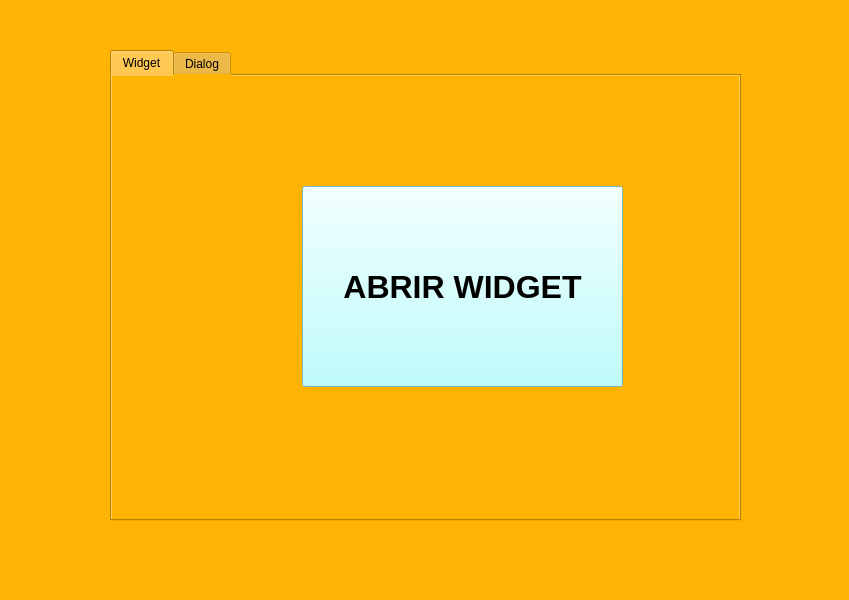
<?xml version="1.0" encoding="UTF-8"?>
<ui version="4.0">
 <class>MainWindow</class>
 <widget class="QMainWindow" name="MainWindow">
  <property name="geometry">
   <rect>
    <x>0</x>
    <y>0</y>
    <width>849</width>
    <height>600</height>
   </rect>
  </property>
  <property name="windowTitle">
   <string>MainWindow</string>
  </property>
  <property name="styleSheet">
   <string notr="true">background-color: rgb(255, 179, 2);</string>
  </property>
  <widget class="QWidget" name="centralwidget">
   <widget class="QTabWidget" name="tabWidget">
    <property name="geometry">
     <rect>
      <x>110</x>
      <y>50</y>
      <width>631</width>
      <height>471</height>
     </rect>
    </property>
    <property name="currentIndex">
     <number>0</number>
    </property>
    <property name="tabBarAutoHide">
     <bool>true</bool>
    </property>
    <widget class="QWidget" name="tab">
     <attribute name="title">
      <string>Widget</string>
     </attribute>
     <widget class="QPushButton" name="btn_abrirWidget">
      <property name="geometry">
       <rect>
        <x>190</x>
        <y>110</y>
        <width>321</width>
        <height>201</height>
       </rect>
      </property>
      <property name="font">
       <font>
        <pointsize>24</pointsize>
        <weight>75</weight>
        <bold>true</bold>
       </font>
      </property>
      <property name="styleSheet">
       <string notr="true">background-color: rgb(170, 255, 255);</string>
      </property>
      <property name="text">
       <string>ABRIR WIDGET</string>
      </property>
     </widget>
    </widget>
    <widget class="QWidget" name="tab_2">
     <attribute name="title">
      <string>Dialog</string>
     </attribute>
     <widget class="QPushButton" name="btn_abrirDialog">
      <property name="geometry">
       <rect>
        <x>190</x>
        <y>110</y>
        <width>331</width>
        <height>191</height>
       </rect>
      </property>
      <property name="font">
       <font>
        <pointsize>24</pointsize>
        <weight>75</weight>
        <bold>true</bold>
       </font>
      </property>
      <property name="styleSheet">
       <string notr="true">background-color: rgb(170, 170, 255);</string>
      </property>
      <property name="text">
       <string>ABRIR DIALOG</string>
      </property>
     </widget>
    </widget>
   </widget>
  </widget>
  <widget class="QMenuBar" name="menubar">
   <property name="geometry">
    <rect>
     <x>0</x>
     <y>0</y>
     <width>849</width>
     <height>26</height>
    </rect>
   </property>
  </widget>
  <widget class="QStatusBar" name="statusbar"/>
 </widget>
 <resources/>
 <connections/>
</ui>
